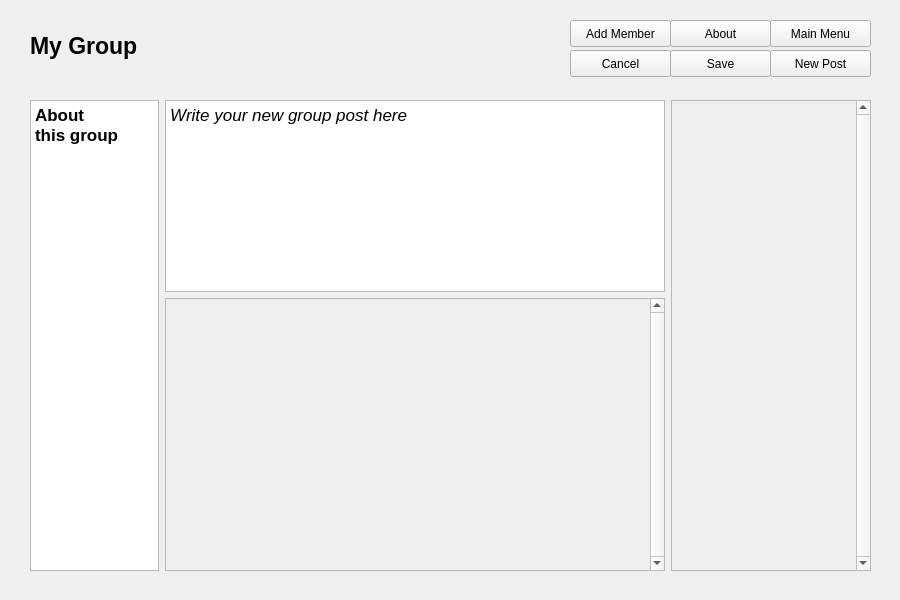
<?xml version="1.0" encoding="UTF-8"?>
<ui version="4.0">
 <class>GroupGUI</class>
 <widget class="QWidget" name="GroupGUI">
  <property name="geometry">
   <rect>
    <x>0</x>
    <y>0</y>
    <width>900</width>
    <height>600</height>
   </rect>
  </property>
  <property name="windowTitle">
   <string>Group</string>
  </property>
  <widget class="QWidget" name="layoutWidget_2">
   <property name="geometry">
    <rect>
     <x>30</x>
     <y>20</y>
     <width>311</width>
     <height>51</height>
    </rect>
   </property>
   <layout class="QVBoxLayout" name="verticalLayout_3">
    <item>
     <widget class="QLabel" name="label_groupname">
      <property name="font">
       <font>
        <pointsize>17</pointsize>
        <weight>75</weight>
        <bold>true</bold>
       </font>
      </property>
      <property name="text">
       <string>My Group</string>
      </property>
      <property name="alignment">
       <set>Qt::AlignLeading|Qt::AlignLeft|Qt::AlignVCenter</set>
      </property>
     </widget>
    </item>
   </layout>
  </widget>
  <widget class="QWidget" name="layoutWidget">
   <property name="geometry">
    <rect>
     <x>30</x>
     <y>100</y>
     <width>841</width>
     <height>471</height>
    </rect>
   </property>
   <layout class="QHBoxLayout" name="horizontalLayout_2">
    <item>
     <widget class="QTextBrowser" name="about_group">
      <property name="sizePolicy">
       <sizepolicy hsizetype="Expanding" vsizetype="Expanding">
        <horstretch>0</horstretch>
        <verstretch>0</verstretch>
       </sizepolicy>
      </property>
      <property name="html">
       <string>&lt;!DOCTYPE HTML PUBLIC &quot;-//W3C//DTD HTML 4.0//EN&quot; &quot;http://www.w3.org/TR/REC-html40/strict.dtd&quot;&gt;
&lt;html&gt;&lt;head&gt;&lt;meta name=&quot;qrichtext&quot; content=&quot;1&quot; /&gt;&lt;style type=&quot;text/css&quot;&gt;
p, li { white-space: pre-wrap; }
&lt;/style&gt;&lt;/head&gt;&lt;body style=&quot; font-family:'Sans'; font-size:10pt; font-weight:400; font-style:normal;&quot;&gt;
&lt;p style=&quot; margin-top:0px; margin-bottom:0px; margin-left:0px; margin-right:0px; -qt-block-indent:0; text-indent:0px;&quot;&gt;&lt;span style=&quot; font-family:'.SF NS Text'; font-size:13pt; font-weight:600;&quot;&gt;About &lt;/span&gt;&lt;/p&gt;
&lt;p style=&quot; margin-top:0px; margin-bottom:0px; margin-left:0px; margin-right:0px; -qt-block-indent:0; text-indent:0px;&quot;&gt;&lt;span style=&quot; font-family:'.SF NS Text'; font-size:13pt; font-weight:600;&quot;&gt;this group&lt;/span&gt;&lt;/p&gt;&lt;/body&gt;&lt;/html&gt;</string>
      </property>
     </widget>
    </item>
    <item>
     <layout class="QVBoxLayout" name="verticalLayout_4">
      <item>
       <widget class="QTextEdit" name="new_post">
        <property name="sizePolicy">
         <sizepolicy hsizetype="Expanding" vsizetype="Minimum">
          <horstretch>0</horstretch>
          <verstretch>0</verstretch>
         </sizepolicy>
        </property>
        <property name="minimumSize">
         <size>
          <width>500</width>
          <height>150</height>
         </size>
        </property>
        <property name="html">
         <string>&lt;!DOCTYPE HTML PUBLIC &quot;-//W3C//DTD HTML 4.0//EN&quot; &quot;http://www.w3.org/TR/REC-html40/strict.dtd&quot;&gt;
&lt;html&gt;&lt;head&gt;&lt;meta name=&quot;qrichtext&quot; content=&quot;1&quot; /&gt;&lt;style type=&quot;text/css&quot;&gt;
p, li { white-space: pre-wrap; }
&lt;/style&gt;&lt;/head&gt;&lt;body style=&quot; font-family:'Sans'; font-size:10pt; font-weight:400; font-style:normal;&quot;&gt;
&lt;p style=&quot; margin-top:0px; margin-bottom:0px; margin-left:0px; margin-right:0px; -qt-block-indent:0; text-indent:0px;&quot;&gt;&lt;span style=&quot; font-family:'.SF NS Text'; font-size:13pt; font-style:italic;&quot;&gt;Write your new group post here&lt;/span&gt;&lt;/p&gt;&lt;/body&gt;&lt;/html&gt;</string>
        </property>
       </widget>
      </item>
      <item>
       <widget class="QScrollArea" name="group_feed">
        <property name="sizePolicy">
         <sizepolicy hsizetype="Expanding" vsizetype="Expanding">
          <horstretch>0</horstretch>
          <verstretch>0</verstretch>
         </sizepolicy>
        </property>
        <property name="verticalScrollBarPolicy">
         <enum>Qt::ScrollBarAlwaysOn</enum>
        </property>
        <property name="widgetResizable">
         <bool>true</bool>
        </property>
        <widget class="QWidget" name="scrollAreaWidgetContents">
         <property name="geometry">
          <rect>
           <x>0</x>
           <y>0</y>
           <width>485</width>
           <height>267</height>
          </rect>
         </property>
        </widget>
       </widget>
      </item>
     </layout>
    </item>
    <item>
     <widget class="QScrollArea" name="member_List">
      <property name="sizePolicy">
       <sizepolicy hsizetype="Fixed" vsizetype="Expanding">
        <horstretch>0</horstretch>
        <verstretch>0</verstretch>
       </sizepolicy>
      </property>
      <property name="minimumSize">
       <size>
        <width>200</width>
        <height>0</height>
       </size>
      </property>
      <property name="verticalScrollBarPolicy">
       <enum>Qt::ScrollBarAlwaysOn</enum>
      </property>
      <property name="widgetResizable">
       <bool>true</bool>
      </property>
      <widget class="QWidget" name="scrollAreaWidgetContents_2">
       <property name="geometry">
        <rect>
         <x>0</x>
         <y>0</y>
         <width>185</width>
         <height>467</height>
        </rect>
       </property>
      </widget>
     </widget>
    </item>
   </layout>
  </widget>
  <widget class="QPushButton" name="pushButton_add_member">
   <property name="geometry">
    <rect>
     <x>570</x>
     <y>20</y>
     <width>101</width>
     <height>27</height>
    </rect>
   </property>
   <property name="sizePolicy">
    <sizepolicy hsizetype="Fixed" vsizetype="Fixed">
     <horstretch>0</horstretch>
     <verstretch>0</verstretch>
    </sizepolicy>
   </property>
   <property name="text">
    <string>Add Member</string>
   </property>
  </widget>
  <widget class="QPushButton" name="pushButton_savePost">
   <property name="geometry">
    <rect>
     <x>670</x>
     <y>50</y>
     <width>101</width>
     <height>27</height>
    </rect>
   </property>
   <property name="sizePolicy">
    <sizepolicy hsizetype="Fixed" vsizetype="Fixed">
     <horstretch>0</horstretch>
     <verstretch>0</verstretch>
    </sizepolicy>
   </property>
   <property name="text">
    <string>Save</string>
   </property>
  </widget>
  <widget class="QPushButton" name="pushButton_show_about">
   <property name="geometry">
    <rect>
     <x>670</x>
     <y>20</y>
     <width>101</width>
     <height>27</height>
    </rect>
   </property>
   <property name="sizePolicy">
    <sizepolicy hsizetype="Fixed" vsizetype="Fixed">
     <horstretch>0</horstretch>
     <verstretch>0</verstretch>
    </sizepolicy>
   </property>
   <property name="text">
    <string>About</string>
   </property>
  </widget>
  <widget class="QPushButton" name="pushButton_mainmenu">
   <property name="geometry">
    <rect>
     <x>770</x>
     <y>20</y>
     <width>101</width>
     <height>27</height>
    </rect>
   </property>
   <property name="sizePolicy">
    <sizepolicy hsizetype="Fixed" vsizetype="Fixed">
     <horstretch>0</horstretch>
     <verstretch>0</verstretch>
    </sizepolicy>
   </property>
   <property name="text">
    <string>Main Menu</string>
   </property>
  </widget>
  <widget class="QPushButton" name="pushButton_cancelPost">
   <property name="geometry">
    <rect>
     <x>570</x>
     <y>50</y>
     <width>101</width>
     <height>27</height>
    </rect>
   </property>
   <property name="sizePolicy">
    <sizepolicy hsizetype="Fixed" vsizetype="Fixed">
     <horstretch>0</horstretch>
     <verstretch>0</verstretch>
    </sizepolicy>
   </property>
   <property name="text">
    <string>Cancel</string>
   </property>
  </widget>
  <widget class="QPushButton" name="pushButton_newPost">
   <property name="geometry">
    <rect>
     <x>770</x>
     <y>50</y>
     <width>101</width>
     <height>27</height>
    </rect>
   </property>
   <property name="sizePolicy">
    <sizepolicy hsizetype="Fixed" vsizetype="Fixed">
     <horstretch>0</horstretch>
     <verstretch>0</verstretch>
    </sizepolicy>
   </property>
   <property name="text">
    <string>New Post</string>
   </property>
  </widget>
  <zorder>layoutWidget</zorder>
  <zorder>layoutWidget</zorder>
  <zorder>layoutWidget_2</zorder>
  <zorder>label_groupname</zorder>
  <zorder>pushButton_add_member</zorder>
 </widget>
 <resources/>
 <connections/>
</ui>
